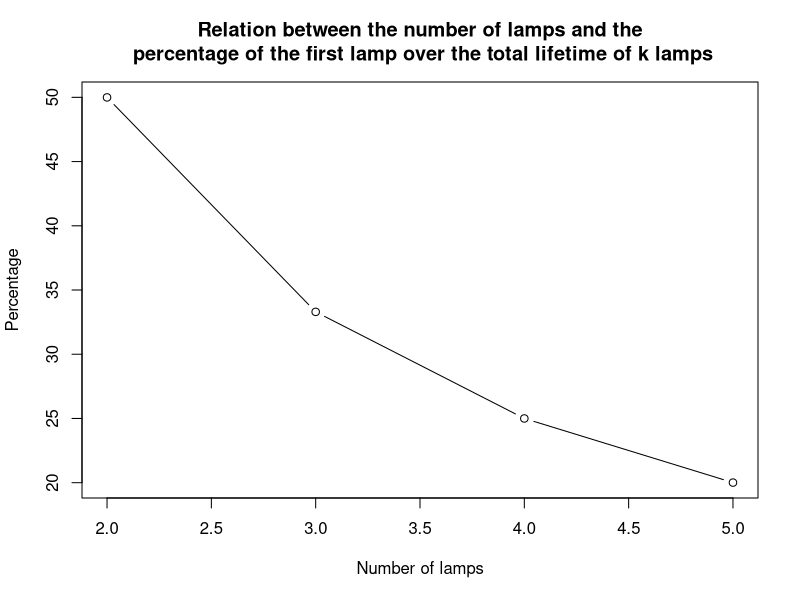

Write the R code that produced this figure.

### QUESTION 1 ###

DIST.AVG <- 24000      # Average lifetime in hours
K.VALUES <- 2:5        # Values to be used for k
ITERATION.COUNT <- 200 # Number of simulations to find an average
SAMPLE.COUNT <- 10000  # Number of samples per iteration

cat("\nCalculating mean percentage of one lamps lifetime over the total lifetime of k lamps using", ITERATION.COUNT, "simulations with", SAMPLE.COUNT, "samples each...\n")
readline(prompt="Hit [enter] to continue...")

# Perform simulation for k=2,3,4,5
results <- vector()
for (k in K.VALUES) {
	cat("\nSimulating k = ", k, "...\n", sep="")

	# Iterate ITERATION.COUNT times so we can find an average for this value for k
	p <- vector("double", ITERATION.COUNT)
	for (i in 1:ITERATION.COUNT) {
		cat("Performing iteration ", i, "/", ITERATION.COUNT, "... ", sep="")

		# Sample SAMPLE.COUNT times from an exponential distribution k
		# times to simulate k lamp lifetimes
		lifetimes <- vector("double", k)
		for (j in 1:k)
			lifetimes[j] <- sum(rexp(SAMPLE.COUNT, DIST.AVG)) / ITERATION.COUNT

		# Save 100 * (T1/T) to simulation results
		p[i] <- 100 * (lifetimes[1] / sum(lifetimes))
		cat(" Percentage: ", p[i], "\n")
	}

	# Calculate mean of the above simulations results
	p.mean <- mean(p)
	results <- append(results, p.mean)
	cat("Mean percentage for k=", k, ": ", p.mean, "\n", sep="");
}

# Plot results
cat("\nDrawing plot of results...\n");
plot(K.VALUES, results, type="b", main="Relation between the number of lamps and the\n percentage of the first lamp over the total lifetime of k lamps", xlab="Number of lamps", ylab="Percentage")


### QUESTION 2 ###

DIST.AVG <- 0
A <- 1
B <- 2
ITERATION.COUNT <- 200 # Number of simulations to find an average
SAMPLE.COUNT <- 10000  # Number of samples per iteration

cat("\nCalculating the standard deviation of a normal distribution with mean", DIST.AVG, "to maximize p(", A, "< X <", B, ") using", ITERATION.COUNT, "simulations with", SAMPLE.COUNT, "samples each...\n")
readline(prompt="Hit [enter] to continue...")

results <- vector()
for (i in 1:ITERATION.COUNT) {
	cat("Performing iteration ", i, "/", ITERATION.COUNT, "... ", sep="")

	# Perform SAMPLE.COUNT number of samples of normal distributions with randomly
	# picked standard deviations. Keep the standard deviation that gave the largest p
	p.max <- 0
	s.best <- 0
	for (j in 1:SAMPLE.COUNT) {
		s <- runif(1, A, B) # s.best is between A and B, sample randomly
		p <- pnorm(B, DIST.AVG, s) - pnorm(A, DIST.AVG, s)
		if (p > p.max) {
			p.max <- p
			s.best <- s
		}
	}

	# Add to the list of our results
	results <- append(results, s.best)
	cat("Best standard deviation found:", s.best, "\n");
}

# Calculate the mean of the best standard deviations found
cat("Average best standard deviation found:", mean(results))

readline(prompt="\nHit [enter] to exit...")
graphics.off()


